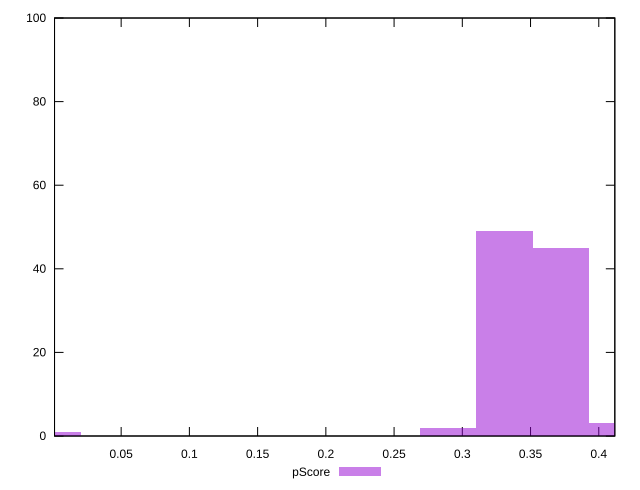

Reproduce this figure in gnuplot.
reset

$pScore <<EOF
0 1
0.3307900998395039 49
0.37213886231944193 45
0.4134876247993799 3
0.2894413373595659 2
EOF

set key outside below
set boxwidth 0.04134876247993799
set xrange [0.0011764705882352788:0.4117647058823529]
set yrange [0:100]
set trange [0:100]
set style fill transparent solid 0.5 noborder
set terminal svg size 640, 490 enhanced background rgb 'white'
set output "report_00009_2021-02-08T22-37-41.559Z/unused-javascript/samples/pages+cached/pScore/histogram.svg"

plot $pScore title "pScore" with boxes

reset
